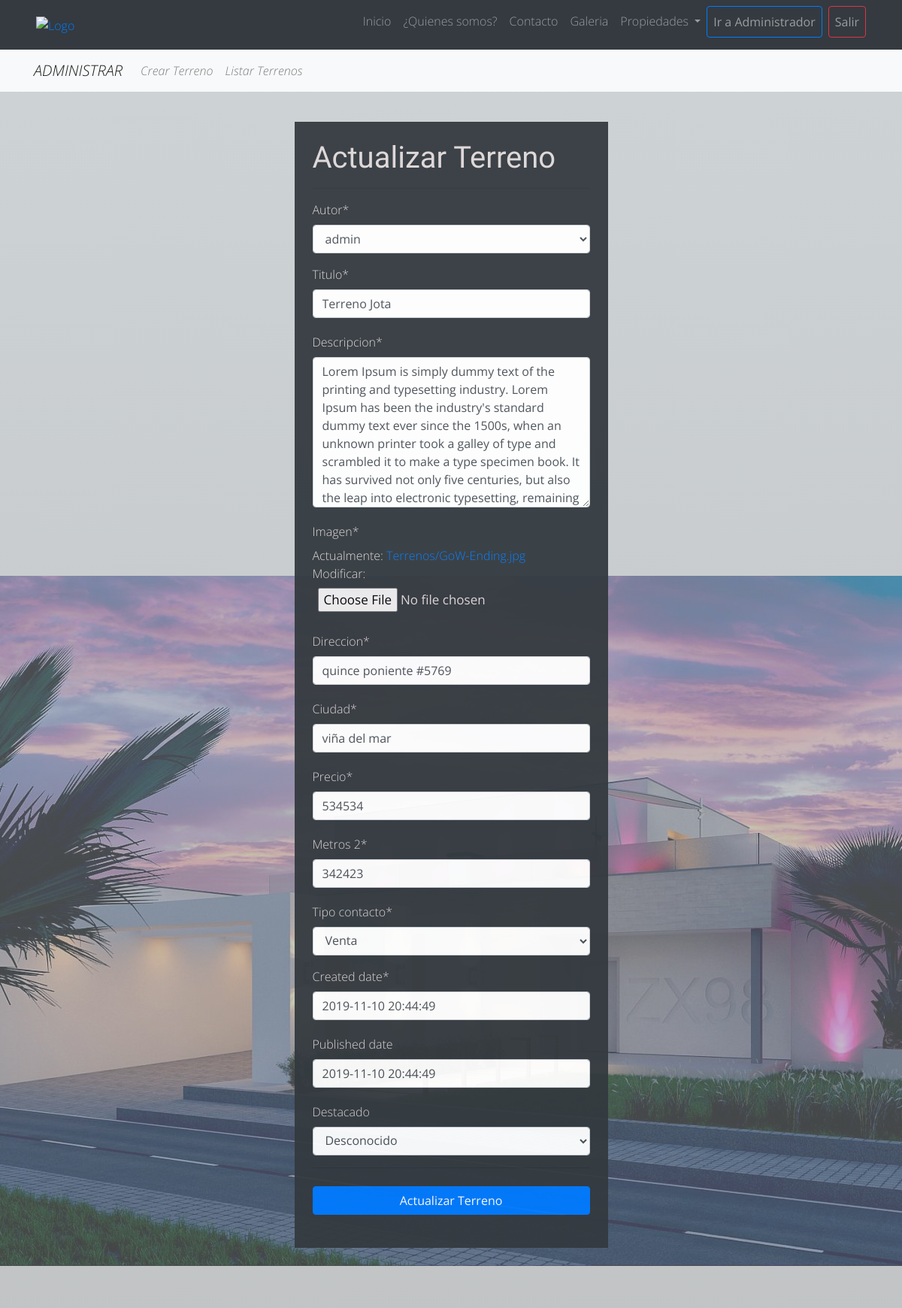
The page /terrenos/update/5/ (signed in, upper part) on the database as committed earlier.
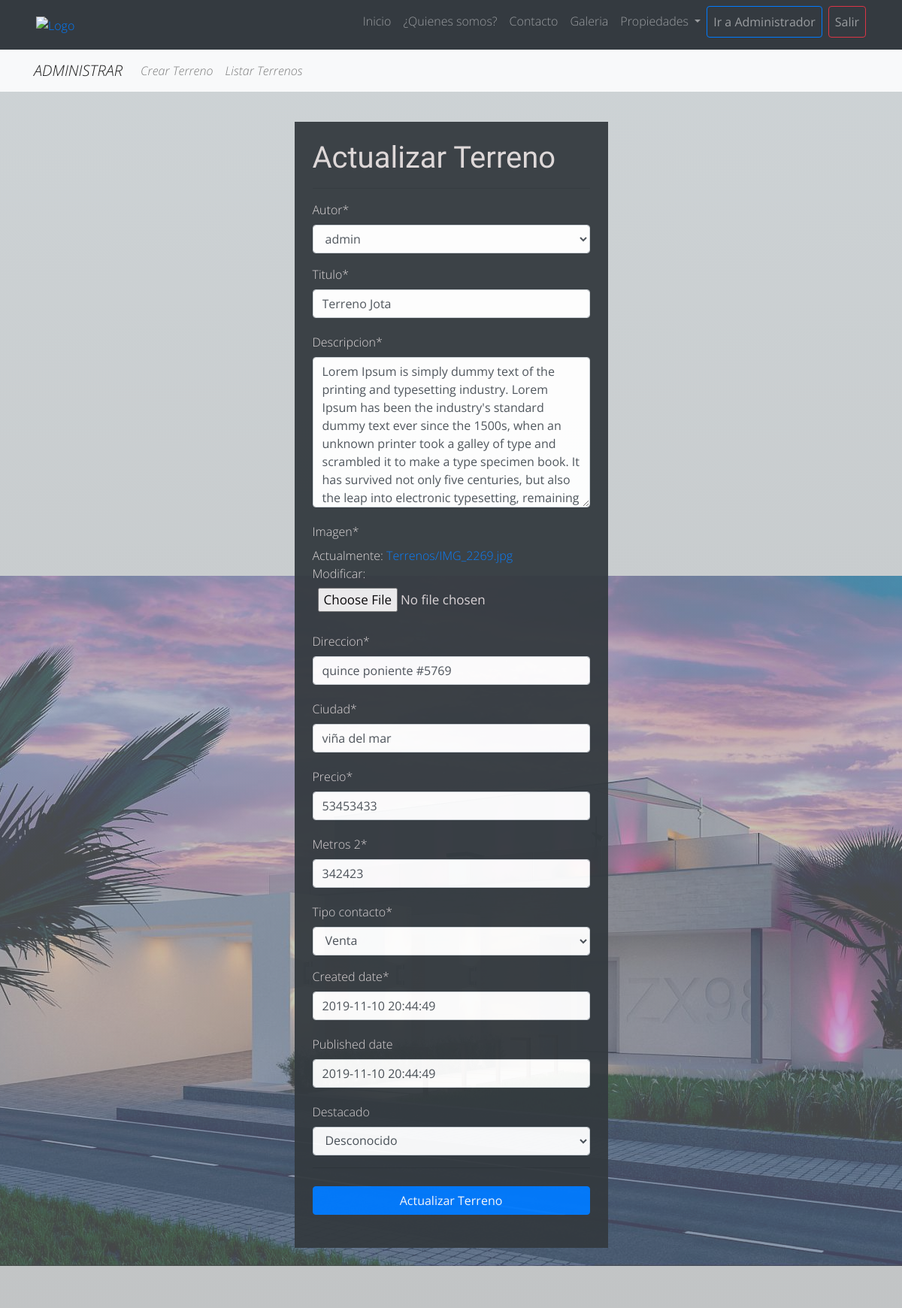
The same page on the database as committed later.
### core/models.py (models this page shows, shortened)
class Terreno(models.Model):
    opciones = [
    ('Venta', 'Venta'),
    ('Arriendo', 'Arriendo')
    ]
    id = models.AutoField(primary_key=True)
    autor = models.ForeignKey('auth.User',on_delete=models.CASCADE)
    titulo = models.CharField(max_length=200)
    descripcion = models.TextField()
    imagen = models.ImageField(upload_to='Terrenos')
    direccion = models.CharField(max_length=200)
    ciudad = models.CharField(max_length=200)
    precio = models.DecimalField(max_digits=19, decimal_places=0)
    metros_2 = models.DecimalField(max_digits=19, decimal_places=0)
    tipo_contacto = models.CharField(max_length=10, choices=opciones)
    created_date = models.DateTimeField(default=timezone.now)
    published_date = models.DateTimeField(blank=True, null=True,default=timezone.now)
    destacado = models.BooleanField(blank=True, null=True)
    class Meta:
        verbose_name = "Terreno"
        verbose_name_plural = "Terrenos"
        ordering = ['-created_date']

### core/views.py (the view, shortened to what this page needs)
# urls.py: path("terrenos/update/<int:pk>/", TerrenosUpdate.as_view(), name="terreno_update"),
@method_decorator(staff_member_required(login_url='login'), name = 'dispatch')
class TerrenosUpdate(UpdateView):
    model = Terreno
    fields = [
        'autor',
        'titulo',
        'descripcion',
        'imagen',
        'direccion',
        'ciudad',
        'precio',
        'metros_2',
        'tipo_contacto',
        'created_date',
        'published_date',
        'destacado'
    ]
    template_name_suffix = '_update_form'

### core/templates/core/terreno_update_form.html (shortened to what this page needs)
{% extends 'core/base.html' %}
{% load static %}
{% load crispy_forms_tags %}
{% block submenu %}
  {% if request.user.is_staff %}
    <nav class="navbar navbar-expand-lg navbar-light bg-light">
      <div class="container">
        <span class="navbar-brand" href="#"><i>ADMINISTRAR</i></span>
        <div class="collapse navbar-collapse" id="nep">
          <ul class="navbar-nav mr-auto">
            <li class="nav-item">
            <a class="nav-link" href="{% url 'terreno_new' %}"><i>Crear Terreno</i></a>
            </li>
            <li class="nav-item">
            <a class="nav-link" href="{% url 'terrenos' %}"><i>Listar Terrenos</i></a>
            </li>
          </ul>
        </div>
      </div>
    </nav>
  {% endif %}
{% endblock submenu %}
{% block content %}
  <div class="container">
    <div class="row">
      <div class="col-12">
        <div class="d-flex justify-content-center">
          <form class="prop_detail mt-3 mb-5 p-4 bg-dark" action="" method="post"  enctype='multipart/form-data'>{% csrf_token %}
            <h1>Actualizar Terreno</h1>
            <hr>
            {{form|crispy}}
            <hr>
            <input type="submit" value="Actualizar Terreno" class="btn btn-primary mt-2"/>
          </form>
        </div>
      </div>
    </div>
  </div>
{% endblock %}

Rows that differ between the two databases and show on the page:
changed Terreno "admin": precio "534534" → "53453433"
Other text that changed with them:
text no longer shown: "Autor * Titulo * Descripcion * Imagen * Actualmente: Terrenos/GoW-Ending.jpg Modificar: Direccion * Ciudad * Precio * Metros 2 * Tipo contacto * Created date * Published date Destacado"
text now shown: "Autor * Titulo * Descripcion * Imagen * Actualmente: Terrenos/IMG_2269.jpg Modificar: Direccion * Ciudad * Precio * Metros 2 * Tipo contacto * Created date * Published date Destacado"
